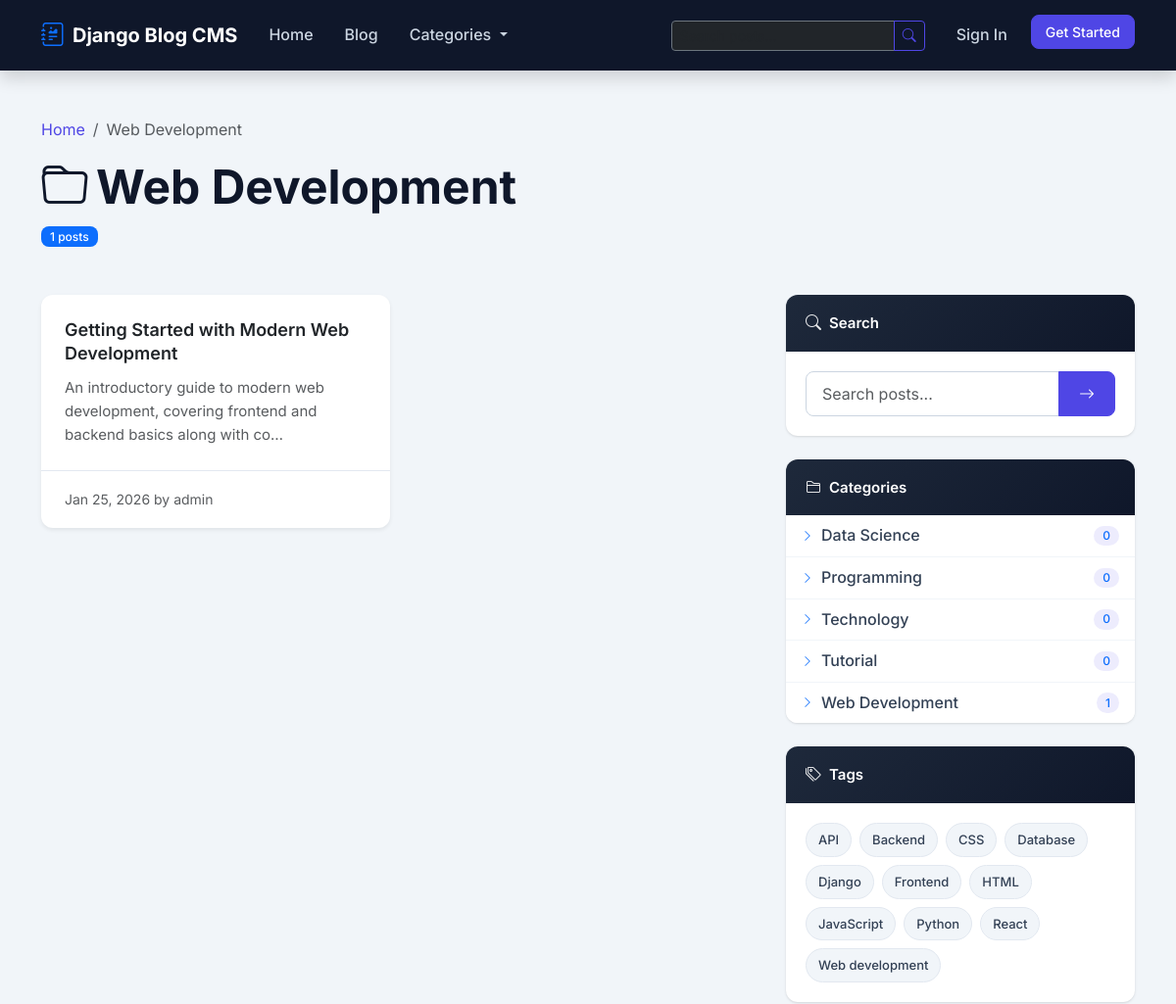
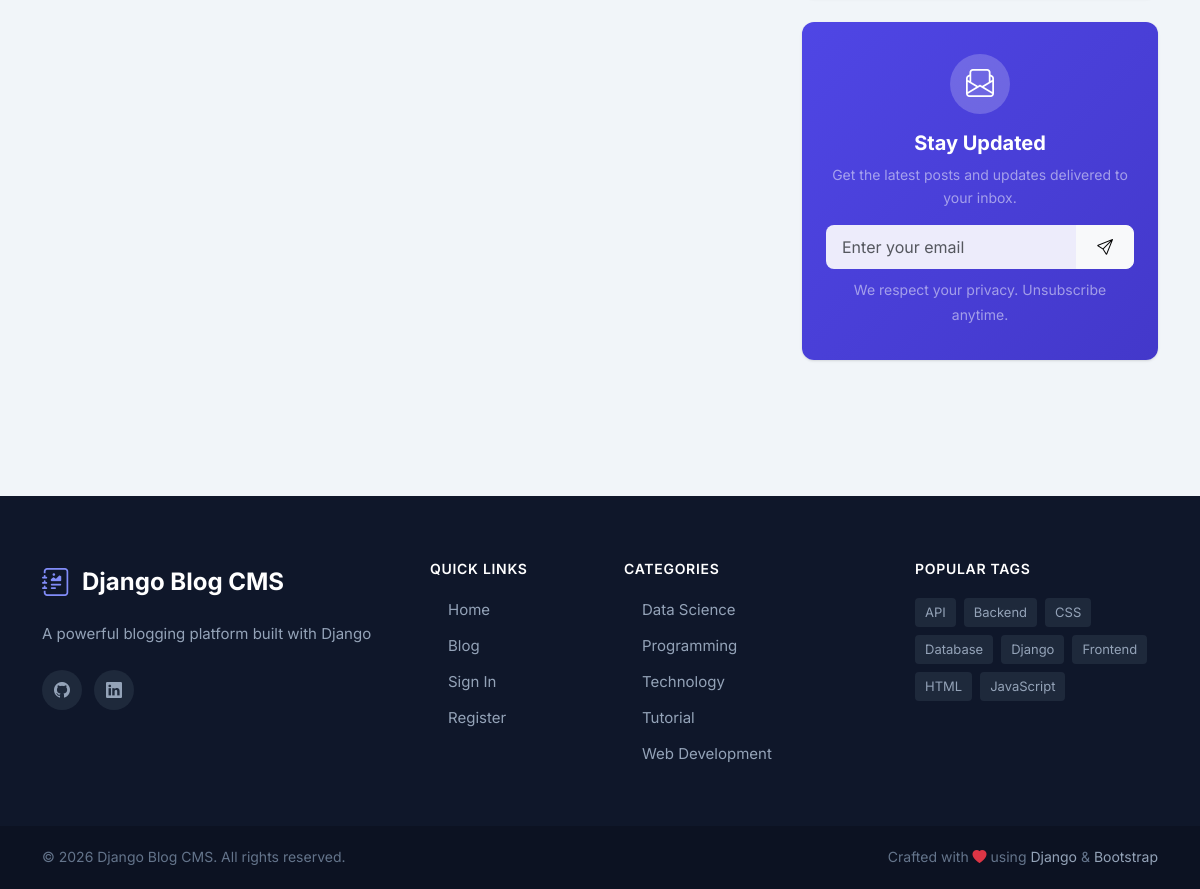
The app's page /category/web-development/ with its own data (2 pictures, top to bottom).
### apps/blog/models.py (models this page shows, shortened)
class Category(models.Model):
    ICON_CHOICES = (
        ('bi-laptop', 'Technology'),
        ('bi-globe', 'Web Development'),
        ('bi-code-slash', 'Programming'),
        ('bi-graph-up', 'Data Science'),
        ('bi-mortarboard', 'Tutorial'),
        ('bi-newspaper', 'News'),
        ('bi-camera', 'Photography'),
        ('bi-palette', 'Design'),
        ('bi-briefcase', 'Business'),
        ('bi-heart', 'Lifestyle'),
        ('bi-airplane', 'Travel'),
        ('bi-cup-hot', 'Food'),
        ('bi-controller', 'Gaming'),
        ('bi-music-note', 'Music'),
        ('bi-film', 'Entertainment'),
        ('bi-book', 'Education'),
        ('bi-lightbulb', 'Ideas'),
        ('bi-chat-quote', 'Opinion'),
    )
    COLOR_CHOICES = (
        ('#4f46e5', 'Indigo'),
        ('#2563eb', 'Blue'),
        ('#0891b2', 'Cyan'),
        ('#059669', 'Green'),
        ('#84cc16', 'Lime'),
        ('#eab308', 'Yellow'),
        ('#f97316', 'Orange'),
        ('#ef4444', 'Red'),
        ('#ec4899', 'Pink'),
        ('#8b5cf6', 'Purple'),
        ('#6366f1', 'Violet'),
        ('#64748b', 'Slate'),
    )
    name = models.CharField(
        max_length=100,
        unique=True,  # No two categories can have the same name
        help_text="Category name (e.g., 'Technology', 'Travel')"
    )
    slug = models.SlugField(
        max_length=100,
        unique=True,
        blank=True,  # Can be empty in forms (we auto-generate it)
        help_text="URL-friendly name (auto-generated from name)"
    )
    description = models.TextField(
        blank=True,  # Optional in forms
        help_text="Brief description of this category"
    )
    icon = models.CharField(
        max_length=50,
        choices=ICON_CHOICES,
        default='bi-newspaper',
        help_text="Bootstrap icon for this category"
    )
    color = models.CharField(
        max_length=20,
        choices=COLOR_CHOICES,
        default='#4f46e5',
        help_text="Color for category badge and default image"
    )
    created_at = models.DateTimeField(auto_now_add=True)
    class Meta:
        verbose_name = 'Category'
        verbose_name_plural = 'Categories'  # Plural form
        ordering = ['name']
    def get_absolute_url(self):
        return reverse('blog:category_detail', kwargs={'slug': self.slug})
    def post_count(self):
        return self.posts.filter(status='published').count()

class Post(models.Model):
    STATUS_CHOICES = (
        ('draft', 'Draft'),        # Not visible to public
        ('published', 'Published'),  # Visible to everyone
    )
    title = models.CharField(
        max_length=200,
        help_text="Post title (appears in browser tab and listings)"
    )
    slug = models.SlugField(
        max_length=200,
        unique=True,
        blank=True,
        help_text="URL-friendly title (auto-generated)"
    )
    content = CKEditor5Field(
        'Content',
        config_name='default',
        help_text="Main post content with formatting"
    )
    excerpt = models.TextField(
        max_length=500,
        blank=True,
        help_text="Brief summary (shown in post listings)"
    )
    featured_image = models.ImageField(
        upload_to='posts/%Y/%m/%d/',  # Organize by date
        blank=True,
        null=True,  # Can be NULL in database
        help_text="Main image for the post"
    )
    author = models.ForeignKey(
        User,  # Link to Django's built-in User model
        on_delete=models.CASCADE,  # Delete posts if user is deleted
        related_name='posts',  # Access user's posts: user.posts.all()
        help_text="Post author"
    )
    category = models.ForeignKey(
        Category,
        on_delete=models.SET_NULL,  # Keep post if category is deleted
        null=True,  # Allow NULL in database
        blank=True,  # Optional in forms
        related_name='posts',
        help_text="Post category"
    )
    tags = models.ManyToManyField(
        Tag,
        blank=True,  # Tags are optional
        related_name='posts',  # Access tag's posts: tag.posts.all()
        help_text="Post tags"
    )
    status = models.CharField(
        max_length=10,
        choices=STATUS_CHOICES,
        default='draft',
        help_text="Draft posts are only visible to author"
    )
    views_count = models.PositiveIntegerField(
        default=0,
        help_text="Number of times this post was viewed"
    )
    allow_comments = models.BooleanField(
        default=True,
        help_text="Enable comments on this post"
    )
    created_at = models.DateTimeField(auto_now_add=True)
    updated_at = models.DateTimeField(auto_now=True)
    published_at = models.DateTimeField(
        null=True,
        blank=True,
        help_text="When the post was/will be published"
    )
    meta_description = models.CharField(
        max_length=160,
        blank=True,
        help_text="SEO meta description (160 chars max)"
    )
    class Meta:
        verbose_name = 'Post'
        verbose_name_plural = 'Posts'
        ordering = ['-published_at', '-created_at']
    def get_absolute_url(self):
        return reverse('blog:post_detail', kwargs={'slug': self.slug})

class Tag(models.Model):
    name = models.CharField(
        max_length=50,
        unique=True,
        help_text="Tag name (e.g., 'Python', 'Tutorial')"
    )
    slug = models.SlugField(
        max_length=50,
        unique=True,
        blank=True
    )
    class Meta:
        verbose_name = 'Tag'
        verbose_name_plural = 'Tags'
        ordering = ['name']
    def get_absolute_url(self):
        return reverse('blog:tag_detail', kwargs={'slug': self.slug})

### apps/blog/views.py (the view)
class CategoryDetailView(ListView):
    model = Post
    template_name = 'blog/category_detail.html'
    context_object_name = 'posts'
    paginate_by = 9
    def get_queryset(self):
        self.category = get_object_or_404(Category, slug=self.kwargs['slug'])
        return Post.objects.filter(
            status='published',
            category=self.category
        ).select_related('author', 'category')
    def get_context_data(self, **kwargs):
        context = super().get_context_data(**kwargs)
        context['category'] = self.category
        return context

### apps/blog/templates/blog/category_detail.html (shortened to what this page needs)
{% extends 'base.html' %}
{% block content %}
<div class="container py-5">
    <div class="mb-5">
        <nav aria-label="breadcrumb">
            <ol class="breadcrumb">
                <li class="breadcrumb-item"><a href="{% url 'blog:home' %}">Home</a></li>
                <li class="breadcrumb-item active">{{ category.name }}</li>
            </ol>
        </nav>
        <h1 class="display-5 fw-bold">
            <i class="bi bi-folder me-2"></i>{{ category.name }}
        </h1>
        <span class="badge bg-primary">{{ posts|length }} posts</span>
    </div>
    <div class="row">
        <div class="col-lg-8">
            {% if posts %}
            <div class="row g-4">
                {% for post in posts %}
                <div class="col-md-6">
                    <article class="card h-100 shadow-sm border-0">
                        <div class="card-body">
                            <h5 class="card-title">
                                <a href="{{ post.get_absolute_url }}" class="text-decoration-none text-dark">
                                    {{ post.title }}
                                </a>
                            </h5>
                            <p class="card-text text-muted small">{{ post.excerpt|truncatechars:100 }}</p>
                        </div>
                        <div class="card-footer bg-transparent">
                            <small class="text-muted">
                                {{ post.published_at|date:"M d, Y" }} by {{ post.author.username }}
                            </small>
                        </div>
                    </article>
                </div>
                {% endfor %}
            </div>
            {% else %}
            <div class="text-center py-5">
                <i class="bi bi-folder-x text-muted" style="font-size: 4rem;"></i>
                <h3 class="mt-3">No Posts in This Category</h3>
            </div>
            {% endif %}
        </div>
        <div class="col-lg-4">
            {% include 'includes/sidebar.html' %}
        </div>
    </div>
</div>
{% endblock %}

### templates/includes/sidebar.html (shortened to what this page needs)
{% load static %}
<div class="sidebar-widget mb-4">
    <div class="widget-header">
        <i class="bi bi-search"></i>
        <span>Search</span>
    </div>
    <div class="widget-body">
        <form action="{% url 'blog:search' %}" method="GET">
            <div class="input-group">
                <input type="search" name="q" class="form-control"
                       placeholder="Search posts..." value="{{ request.GET.q }}">
                <button class="btn btn-primary" type="submit">
                    <i class="bi bi-arrow-right"></i>
                </button>
            </div>
        </form>
    </div>
</div>
<div class="sidebar-widget mb-4">
    <div class="widget-header">
        <i class="bi bi-folder2"></i>
        <span>Categories</span>
    </div>
    <div class="widget-body p-0">
        <ul class="list-group list-group-flush">
            {% for category in all_categories %}
            <li class="list-group-item d-flex justify-content-between align-items-center category-item">
                <a href="{{ category.get_absolute_url }}" class="category-link">
                    <i class="bi bi-chevron-right me-2 text-primary"></i>
                    {{ category.name }}
                </a>
                <span class="badge bg-primary-subtle text-primary rounded-pill">
                    {{ category.post_count }}
                </span>
            </li>
            {% empty %}
            <li class="list-group-item text-muted text-center py-4">
                <i class="bi bi-folder-x d-block mb-2" style="font-size: 1.5rem;"></i>
                No categories yet
            </li>
            {% endfor %}
        </ul>
    </div>
</div>
<div class="sidebar-widget mb-4">
    <div class="widget-header">
        <i class="bi bi-tags"></i>
        <span>Tags</span>
    </div>
    <div class="widget-body">
        <div class="tags-cloud">
            {% for tag in all_tags %}
            <a href="{{ tag.get_absolute_url }}" class="tag-badge">
                {{ tag.name }}
            </a>
            {% empty %}
            <div class="text-muted text-center py-3">
                <i class="bi bi-tag-x d-block mb-2" style="font-size: 1.5rem;"></i>
                No tags yet
            </div>
            {% endfor %}
        </div>
    </div>
</div>
<div class="sidebar-widget newsletter-widget mb-4">
    <div class="widget-body text-center">
        <div class="newsletter-icon mb-3">
            <i class="bi bi-envelope-paper"></i>
        </div>
        <h5 class="fw-bold text-white mb-2">Stay Updated</h5>
        <p class="text-white-50 small mb-3">
            Get the latest posts and updates delivered to your inbox.
        </p>
        <form class="newsletter-form" id="newsletter-form" action="{% url 'blog:newsletter_subscribe' %}" method="POST">
            <div class="input-group mb-2">
                <input type="email" name="email" class="form-control" placeholder="Enter your email" required id="newsletter-email">
                <button class="btn btn-light" type="submit" id="newsletter-btn">
                    <i class="bi bi-send"></i>
                </button>
            </div>
            <small class="text-white-50">We respect your privacy. Unsubscribe anytime.</small>
        </form>
    </div>
</div>

### templates/includes/footer.html (shortened to what this page needs)
{% load static %}
<footer class="site-footer">
    <div class="footer-main">
        <div class="container">
            <div class="row g-4 g-lg-5">
                <div class="col-lg-4 col-md-6">
                    <div class="footer-brand mb-3">
                        <i class="bi bi-journal-richtext"></i>
                        <span>{{ site_name|default:"BlogCMS" }}</span>
                    </div>
                    <p class="footer-description mb-4">
                        {{ site_description|default:"A modern blogging platform where ideas come to life. Share your stories, connect with readers, and build your audience." }}
                    </p>
                    <div class="footer-social">
                        <a href="https://github.com/Anexus5919" class="social-link" title="GitHub" target="_blank" rel="noopener noreferrer">
                            <i class="bi bi-github"></i>
                        </a>
                        <a href="https://www.linkedin.com/in/anexus/" class="social-link" title="LinkedIn" target="_blank" rel="noopener noreferrer">
                            <i class="bi bi-linkedin"></i>
                        </a>
                    </div>
                </div>
                <div class="col-lg-2 col-md-6 col-6">
                    <h6 class="footer-heading">Quick Links</h6>
                    <ul class="footer-links">
                        <li>
                            <a href="{% url 'blog:home' %}">
                                Home
                            </a>
                        </li>
                        <li>
                            <a href="{% url 'blog:post_list' %}">
                                Blog
                            </a>
                        </li>
                        {% if user.is_authenticated %}
                        <li>
                            <a href="{% url 'blog:post_create' %}">
                                <i class="bi bi-chevron-right"></i>Write Post
                            </a>
                        </li>
                        <li>
                            <a href="{% url 'accounts:profile' %}">
                                <i class="bi bi-chevron-right"></i>My Profile
                            </a>
                        </li>
                        {% else %}
                        <li>
                            <a href="{% url 'account_login' %}">
                                Sign In
                            </a>
                        </li>
                        <li>
                            <a href="{% url 'account_signup' %}">
                                Register
                            </a>
                        </li>
                        {% endif %}
                    </ul>
                </div>
                <div class="col-lg-3 col-md-6 col-6">
                    <h6 class="footer-heading">Categories</h6>
                    <ul class="footer-links">
                        {% for category in all_categories|slice:":5" %}
                        <li>
                            <a href="{{ category.get_absolute_url }}">
                                {{ category.name }}
                            </a>
                        </li>
                        {% empty %}
                        <li class="text-muted-footer">No categories yet</li>
                        {% endfor %}
                    </ul>
                </div>
                <div class="col-lg-3 col-md-6">
                    <h6 class="footer-heading">Popular Tags</h6>
                    <div class="footer-tags">
                        {% for tag in all_tags|slice:":8" %}
                        <a href="{{ tag.get_absolute_url }}" class="footer-tag">
                            {{ tag.name }}
                        </a>
                        {% empty %}
                        <span class="text-muted-footer">No tags yet</span>
                        {% endfor %}
                    </div>
                </div>
            </div>
        </div>
    </div>
    <div class="footer-bottom">
        <div class="container">
            <div class="row align-items-center">
                <div class="col-md-6 text-center text-md-start">
                    <p class="mb-0">
                        &copy; {% now "Y" %} {{ site_name|default:"BlogCMS" }}. All rights reserved.
                    </p>
                </div>
                <div class="col-md-6 text-center text-md-end">
                    <p class="mb-0">
                        Crafted with <i class="bi bi-heart-fill text-danger"></i> using
                        <a href="https://www.djangoproject.com/" target="_blank" rel="noopener">Django</a>
                        &
                        <a href="https://getbootstrap.com/" target="_blank" rel="noopener">Bootstrap</a>
                    </p>
                </div>
            </div>
        </div>
    </div>
</footer>

### records on screen
Category: name "Web Development", post_count "1"
Post: title "Getting Started with Modern Web Development", excerpt "An introductory guide to modern web development, covering frontend and backend basics along with co…", published_at "Jan 25, 2026", author.username "admin"
Category: name "Data Science", post_count "0"
Category: name "Programming", post_count "0"
Category: name "Technology", post_count "0"
Category: name "Tutorial", post_count "0"
Tag: name "API"
Tag: name "Backend"
Tag: name "CSS"
Tag: name "Database"
Tag: name "Django"
Tag: name "Frontend"
Tag: name "HTML"
Tag: name "JavaScript"
Tag: name "Python"
Tag: name "React"
Tag: name "Web development"

### other values on screen
{{ site_name|default:"BlogCMS" }} "Django Blog CMS"
{{ posts|length }} "1"
